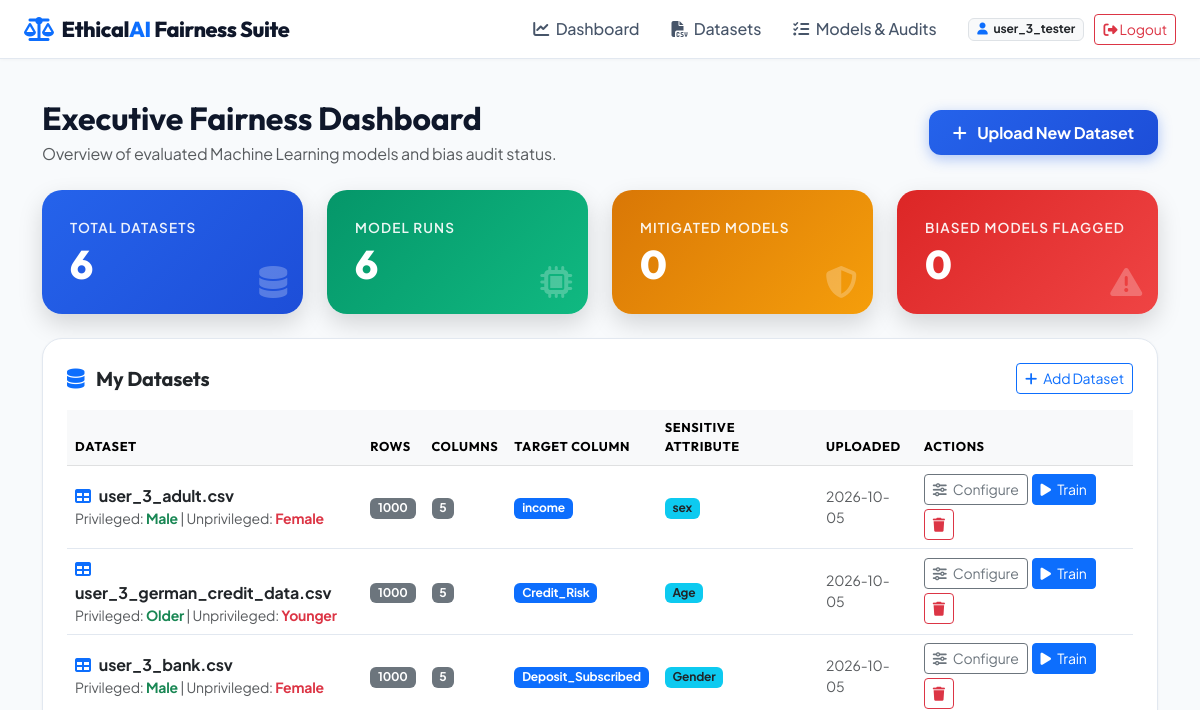
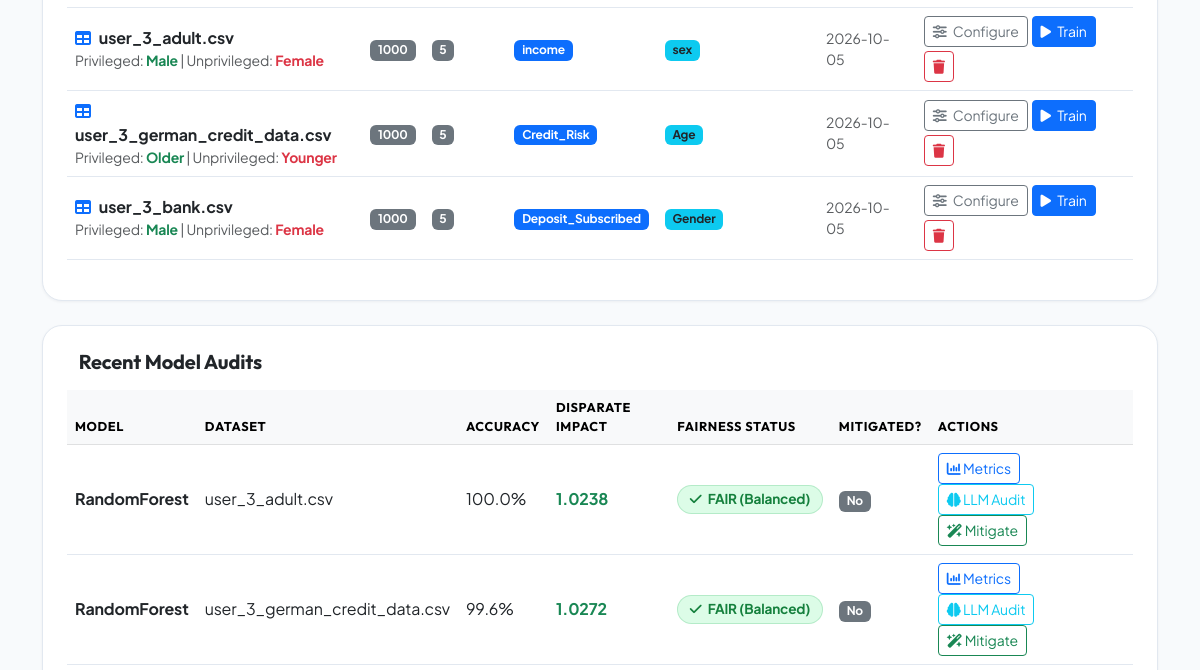
The page /dashboard (signed in, upper part) on the database as committed earlier (2 pictures, top to bottom).
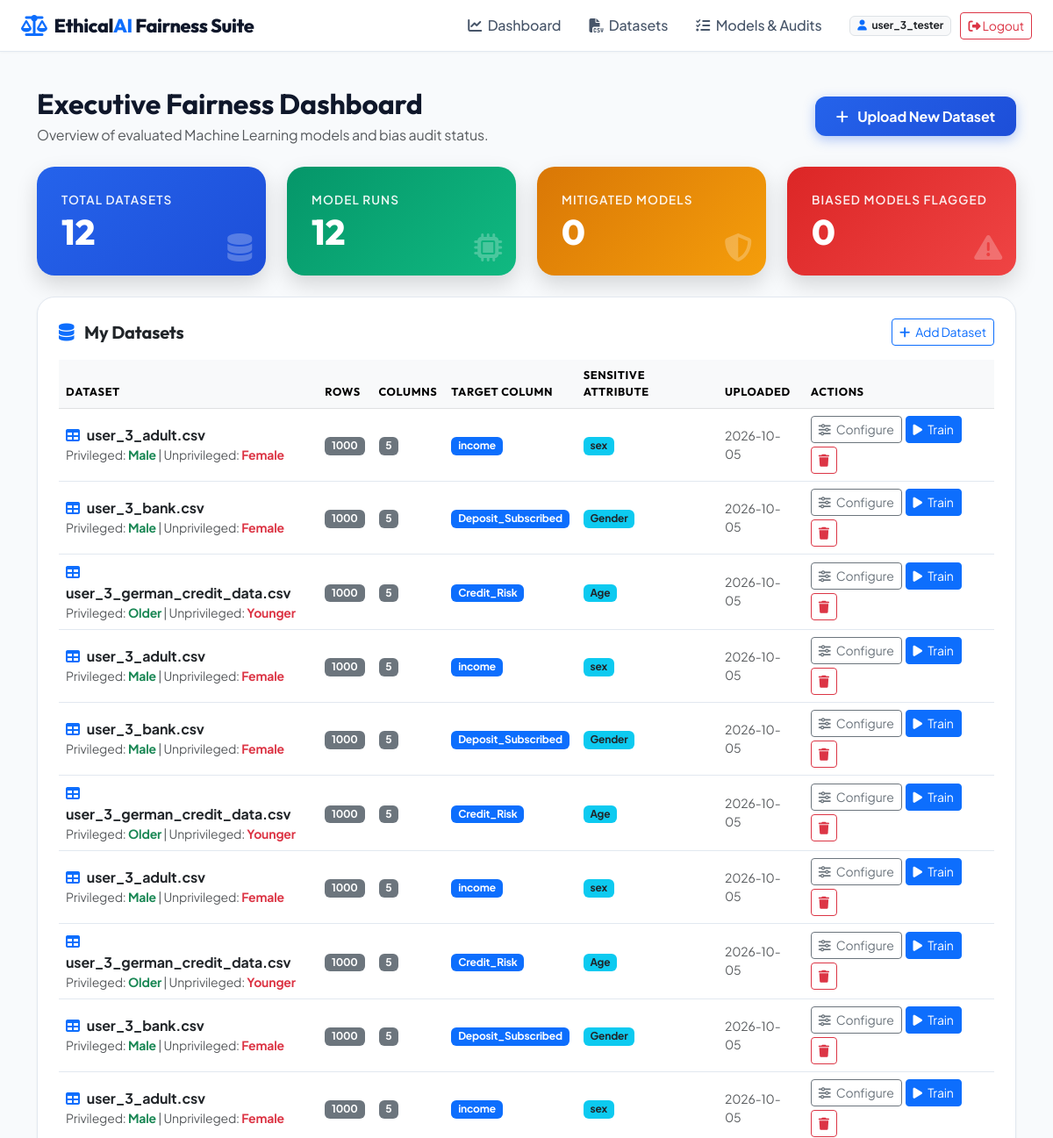
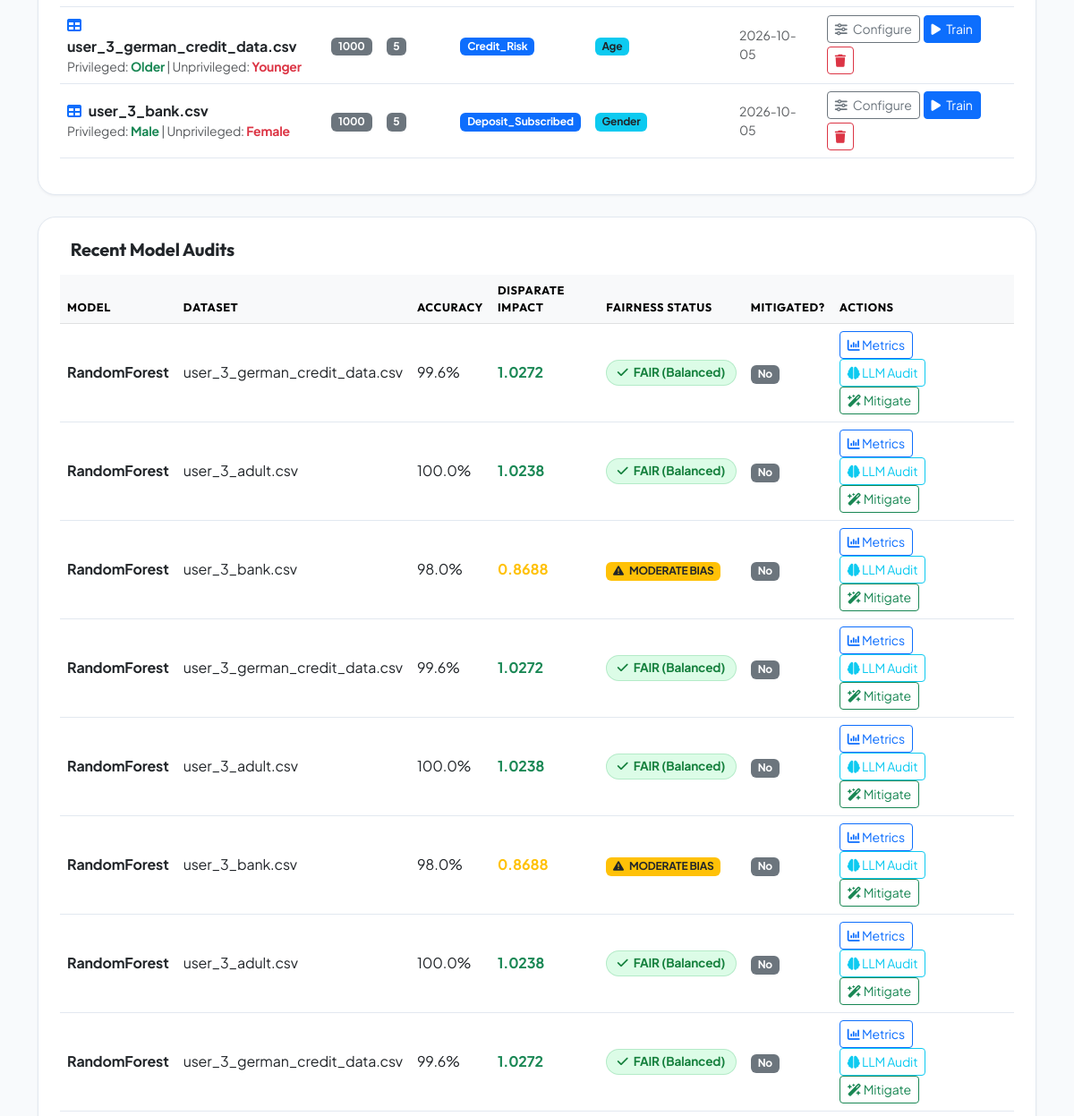
The same page on the database as committed later (2 pictures, top to bottom).
### tables this page shows
CREATE TABLE datasets (
    id INTEGER PRIMARY KEY AUTOINCREMENT,
    user_id INTEGER NOT NULL,
    filename VARCHAR(255) NOT NULL,
    filepath VARCHAR(255) NOT NULL,
    row_count INTEGER DEFAULT 0,
    column_count INTEGER DEFAULT 0,
    target_column VARCHAR(100),
    sensitive_column VARCHAR(100),
    privileged_group VARCHAR(100),
    unprivileged_group VARCHAR(100),
    uploaded_at TIMESTAMP DEFAULT CURRENT_TIMESTAMP, csv_content TEXT,
    FOREIGN KEY (user_id) REFERENCES users(id) ON DELETE CASCADE
);

CREATE TABLE model_runs (
    id INTEGER PRIMARY KEY AUTOINCREMENT,
    user_id INTEGER NOT NULL,
    dataset_id INTEGER NOT NULL,
    model_name VARCHAR(100) NOT NULL,
    accuracy REAL NOT NULL,
    precision_score REAL NOT NULL,
    recall_score REAL NOT NULL,
    f1_score REAL NOT NULL,
    disparate_impact REAL NOT NULL,
    demographic_parity_diff REAL NOT NULL,
    equalized_odds_diff REAL NOT NULL,
    equal_opportunity_diff REAL NOT NULL,
    is_mitigated BOOLEAN DEFAULT 0,
    mitigation_method VARCHAR(100) DEFAULT 'None',
    confusion_matrix_json TEXT NOT NULL,
    fairness_status VARCHAR(50) DEFAULT 'Unchecked',
    created_at TIMESTAMP DEFAULT CURRENT_TIMESTAMP,
    FOREIGN KEY (user_id) REFERENCES users(id) ON DELETE CASCADE,
    FOREIGN KEY (dataset_id) REFERENCES datasets(id) ON DELETE CASCADE
);

### app.py (the view)
@app.route('/dashboard')
@login_required
def dashboard():
    user_id = session['user_id']
    datasets = get_user_datasets(user_id)
    conn = get_db_connection()
    cursor = conn.cursor()
    cursor.execute(
        """SELECT m.*, d.filename FROM model_runs m
           JOIN datasets d ON m.dataset_id = d.id
           WHERE m.user_id = ? ORDER BY m.created_at DESC""",
        (user_id,)
    )
    model_runs = [dict(r) for r in cursor.fetchall()]
    conn.close()
    mitigated_count = sum(1 for r in model_runs if r['is_mitigated'])
    biased_count = sum(1 for r in model_runs if 'BIASED' in r['fairness_status'])
    return render_template(
        'dashboard.html',
        datasets=datasets,
        model_runs=model_runs,
        mitigated_count=mitigated_count,
        biased_count=biased_count
    )

### app.py (called while the page is built)
def login_required(f):
    from functools import wraps
    @wraps(f)
    def decorated_function(*args, **kwargs):
        if 'user_id' not in session:
            flash('Please log in to access this page.', 'warning')
            return redirect(url_for('login_page'))
        return f(*args, **kwargs)
    return decorated_function

### models/auth.py (called while the page is built)
def get_db_connection():
    conn = sqlite3.connect(Config.DATABASE_PATH, timeout=30.0)
    conn.row_factory = sqlite3.Row
    return conn

### models/dataset_manager.py (called while the page is built)
def get_user_datasets(user_id):
    conn = get_db_connection()
    cursor = conn.cursor()
    cursor.execute("SELECT * FROM datasets WHERE user_id = ? ORDER BY uploaded_at DESC", (user_id,))
    datasets = cursor.fetchall()
    conn.close()
    return [dict(d) for d in datasets]

### templates/dashboard.html (shortened to what the changed rows need)
{% extends "base.html" %}
{% block content %}
<div class="container py-4">
    <div class="d-flex justify-content-between align-items-center mb-4">
        <div>
            <h2 class="fw-bold mb-1">Executive Fairness Dashboard</h2>
        </div>
    </div>
    <div class="row g-4 mb-4">
        <div class="col-md-3">
            <div class="card card-custom metric-card primary">
                <div class="metric-label">Total Datasets</div>
                <div class="metric-val">{{ datasets|length }}</div>
                <i class="fa-solid fa-database position-absolute end-0 bottom-0 m-3 opacity-25 fa-2x"></i>
            </div>
        </div>
        <div class="col-md-3">
            <div class="card card-custom metric-card success">
                <div class="metric-label">Model Runs</div>
                <div class="metric-val">{{ model_runs|length }}</div>
                <i class="fa-solid fa-microchip position-absolute end-0 bottom-0 m-3 opacity-25 fa-2x"></i>
            </div>
        </div>
    </div>
    <div class="card card-custom p-4 mb-4">
        {% if datasets %}
            <div class="table-responsive">
                <table class="table table-hover align-middle">
                    <thead class="table-light">
                        <tr>
                            <th>Dataset</th>
                            <th>Rows</th>
                            <th>Columns</th>
                            <th>Target Column</th>
                            <th>Sensitive Attribute</th>
                            <th>Uploaded</th>
                            <th>Actions</th>
                        </tr>
                    </thead>
                    <tbody>
                        {% for ds in datasets %}
                        <tr>
                            <td>
                                <div class="fw-bold"><i class="fa-solid fa-table text-primary me-2"></i>{{ ds.filename }}</div>
                                <div class="small text-muted">
                                    Privileged: <span class="text-success fw-bold">{{ ds.privileged_group or '—' }}</span> |
                                    Unprivileged: <span class="text-danger fw-bold">{{ ds.unprivileged_group or '—' }}</span>
                                </div>
                            </td>
                            <td><span class="badge bg-secondary">{{ ds.row_count }}</span></td>
                            <td><span class="badge bg-secondary">{{ ds.column_count }}</span></td>
                            <td>
                                {% if ds.target_column %}
                                    <span class="badge bg-primary">{{ ds.target_column }}</span>
                                {% else %}
                                    <span class="text-muted small">Not set</span>
                                {% endif %}
                            </td>
                            <td>
                                {% if ds.sensitive_column %}
                                    <span class="badge bg-info text-dark">{{ ds.sensitive_column }}</span>
                                {% else %}
                                    <span class="text-muted small">Not set</span>
                                {% endif %}
                            </td>
                            <td class="small text-muted">{{ ds.uploaded_at[:10] if ds.uploaded_at else '—' }}</td>
                            <td>
                                <div class="d-flex gap-1 flex-wrap">
                                    <a href="{{ url_for('preprocess_page', dataset_id=ds.id) }}" class="btn btn-sm btn-outline-secondary" title="Configure columns">
                                        <i class="fa-solid fa-sliders me-1"></i> Configure
                                    </a>
                                    <a href="{{ url_for('train_page', dataset_id=ds.id) }}" class="btn btn-sm btn-primary" title="Train a model">
                                        <i class="fa-solid fa-play me-1"></i> Train
                                    </a>
                                    <button class="btn btn-sm btn-outline-danger" title="Delete dataset"
                                            onclick="confirmDelete({{ ds.id }}, '{{ ds.filename|replace("'", "\\'") }}')">
                                        <i class="fa-solid fa-trash"></i>
                                    </button>
                                </div>
                            </td>
                        </tr>
                        {% endfor %}
                    </tbody>
                </table>
            </div>
        {% endif %}
    </div>
    <div class="card card-custom p-4">
        {% if model_runs %}
            <div class="table-responsive">
                <table class="table table-hover align-middle">
                    <thead class="table-light">
                        <tr>
                            <th>Model</th>
                            <th>Dataset</th>
                            <th>Accuracy</th>
                            <th>Disparate Impact</th>
                            <th>Fairness Status</th>
                            <th>Mitigated?</th>
                            <th>Actions</th>
                        </tr>
                    </thead>
                    <tbody>
                        {% for run in model_runs %}
                        <tr>
                            <td class="fw-bold">{{ run.model_name }}</td>
                            <td>{{ run.filename }}</td>
                            <td>{{ (run.accuracy * 100)|round(1) }}%</td>
                            <td class="fw-bold {{ 'text-danger' if run.disparate_impact < 0.8 else ('text-warning' if run.disparate_impact < 0.9 else 'text-success') }}">
                                {{ run.disparate_impact }}
                            </td>
                            <td>
                                {% if 'BIASED' in run.fairness_status %}
                                    <span class="badge badge-biased"><i class="fa-solid fa-xmark me-1"></i> {{ run.fairness_status }}</span>
                                {% elif 'MODERATE' in run.fairness_status %}
                                    <span class="badge bg-warning text-dark"><i class="fa-solid fa-triangle-exclamation me-1"></i> {{ run.fairness_status }}</span>
                                {% else %}
                                    <span class="badge badge-fair"><i class="fa-solid fa-check me-1"></i> {{ run.fairness_status }}</span>
                                {% endif %}
                            </td>
                            <td>
                                {% if run.is_mitigated %}
                                    <span class="badge bg-success">Yes ({{ run.mitigation_method }})</span>
                                {% else %}
                                    <span class="badge bg-secondary">No</span>
                                {% endif %}
                            </td>
                            <td>
                                <a href="{{ url_for('bias_detection_page', model_run_id=run.id) }}" class="btn btn-sm btn-outline-primary me-1"><i class="fa-solid fa-chart-column"></i> Metrics</a>
                                <a href="{{ url_for('llm_audit_page', model_run_id=run.id) }}" class="btn btn-sm btn-outline-info me-1"><i class="fa-solid fa-brain"></i> LLM Audit</a>
                                <a href="{{ url_for('mitigation_page', model_run_id=run.id) }}" class="btn btn-sm btn-outline-success"><i class="fa-solid fa-wand-magic-sparkles"></i> Mitigate</a>
                            </td>
                        </tr>
                        {% endfor %}
                    </tbody>
                </table>
            </div>
        {% else %}
            <div class="text-center py-4 text-muted">
                <i class="fa-solid fa-folder-open fa-3x mb-3"></i>
                <p>No model audits found yet. Upload a dataset to begin bias evaluation!</p>
                <a href="{{ url_for('upload_page') }}" class="btn btn-primary"><i class="fa-solid fa-upload me-2"></i> Upload Dataset</a>
            </div>
        {% endif %}
    </div>
</div>
{% endblock %}

Rows that differ between the two databases and show on the page:
added datasets: filename "user_3_adult.csv", privileged_group "Male", unprivileged_group "Female", row_count "1000", column_count "5", target_column "income", sensitive_column "sex", uploaded_at "2026-10-05"
added datasets: filename "user_3_bank.csv", privileged_group "Male", unprivileged_group "Female", row_count "1000", column_count "5", target_column "Deposit_Subscribed", sensitive_column "Gender", uploaded_at "2026-10-05"
added datasets: filename "user_3_german_credit_data.csv", privileged_group "Older", unprivileged_group "Younger", row_count "1000", column_count "5", target_column "Credit_Risk", sensitive_column "Age", uploaded_at "2026-10-05"
added datasets: filename "user_3_adult.csv", privileged_group "Male", unprivileged_group "Female", row_count "1000", column_count "5", target_column "income", sensitive_column "sex", uploaded_at "2026-10-05"
added datasets: filename "user_3_bank.csv", privileged_group "Male", unprivileged_group "Female", row_count "1000", column_count "5", target_column "Deposit_Subscribed", sensitive_column "Gender", uploaded_at "2026-10-05"
added datasets: filename "user_3_german_credit_data.csv", privileged_group "Older", unprivileged_group "Younger", row_count "1000", column_count "5", target_column "Credit_Risk", sensitive_column "Age", uploaded_at "2026-10-05"
added model_runs: model_name "RandomForest", filename "user_3_german_credit_data.csv", (run.accuracy*100)|round(1) "99.6", disparate_impact "1.0272", fairness_status "FAIR (Balanced)", is_mitigated "No"
added model_runs: model_name "RandomForest", filename "user_3_adult.csv", (run.accuracy*100)|round(1) "100.0", disparate_impact "1.0238", fairness_status "FAIR (Balanced)", is_mitigated "No"
added model_runs: model_name "RandomForest", filename "user_3_bank.csv", (run.accuracy*100)|round(1) "98.0", disparate_impact "0.8688", fairness_status "MODERATE BIAS", is_mitigated "No"
added model_runs: model_name "RandomForest", filename "user_3_german_credit_data.csv", (run.accuracy*100)|round(1) "99.6", disparate_impact "1.0272", fairness_status "FAIR (Balanced)", is_mitigated "No"
added model_runs: model_name "RandomForest", filename "user_3_adult.csv", (run.accuracy*100)|round(1) "100.0", disparate_impact "1.0238", fairness_status "FAIR (Balanced)", is_mitigated "No"
added model_runs: model_name "RandomForest", filename "user_3_bank.csv", (run.accuracy*100)|round(1) "98.0", disparate_impact "0.8688", fairness_status "MODERATE BIAS", is_mitigated "No"
Other text that changed with them:
{{ datasets|length }}: "6" → "12"
{{ model_runs|length }}: "6" → "12"
